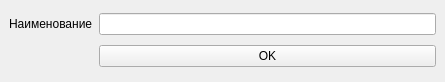
<?xml version="1.0" encoding="UTF-8"?>
<ui version="4.0">
 <class>MainWindow</class>
 <widget class="QMainWindow" name="MainWindow">
  <property name="geometry">
   <rect>
    <x>0</x>
    <y>0</y>
    <width>445</width>
    <height>82</height>
   </rect>
  </property>
  <property name="windowTitle">
   <string>MainWindow</string>
  </property>
  <widget class="QWidget" name="centralwidget">
   <layout class="QGridLayout" name="gridLayout">
    <item row="0" column="0">
     <widget class="QLabel" name="label">
      <property name="text">
       <string>Наименование</string>
      </property>
     </widget>
    </item>
    <item row="0" column="1">
     <widget class="QLineEdit" name="nameProject"/>
    </item>
    <item row="1" column="1">
     <widget class="QPushButton" name="Okey">
      <property name="text">
       <string>OK</string>
      </property>
     </widget>
    </item>
   </layout>
  </widget>
 </widget>
 <resources/>
 <connections/>
</ui>
